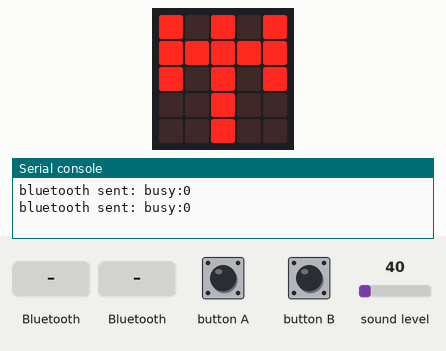
Recording of a program running on a simulated BBC micro:bit (MakeCode). Parts: the board's 5×5 LED display, the last lines printed to the serial console. Inputs (shaded band) come from the test bench; at power-on: sound level 40.

Above: at 1.6 s.
1.7 s: a phone connects over Bluetooth
At 2.9 s:
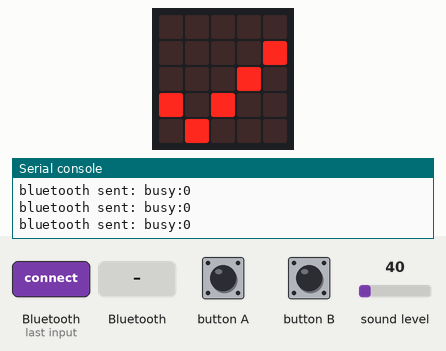
3.2 s: "1" arrives over Bluetooth UART
At 4.1 s:
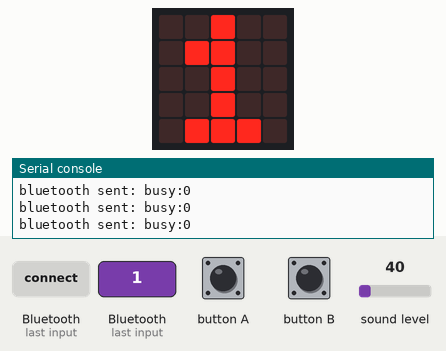
Timing chart, 0 to 6.2 s (numbered marks = the images above; inputs shaded):
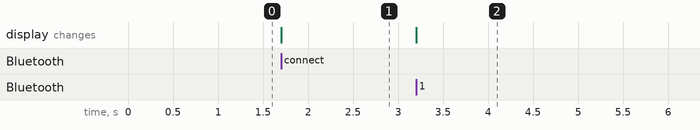

The program:

microbit-bluetooth-uart.py
```python
# microbit-bluetooth-uart.py
# Ian Blake
#
# commented Python version of microbit-bluetooth-uart.hex
# file for micro:bit devices for Are You Free?

# start up
busy = 0
call = 0
caller = ""
timer = 0
volume = 0
bluetooth.start_button_service()
bluetooth.start_led_service()
bluetooth.start_uart_service()
basic.show_leds("""
    # . # . #
    # # # # #
    # . # . #
    . . # . .
    . . # . .
""")

# Bluetooth connections
def on_bluetooth_connected():
    basic.show_icon(IconNames.YES)
bluetooth.on_bluetooth_connected(on_bluetooth_connected)

def on_bluetooth_disconnected():
    basic.show_icon(IconNames.NO)
bluetooth.on_bluetooth_disconnected(on_bluetooth_disconnected)

# Check volume and report if free/busy
def on_every_interval():
    global volume, timer, busy
    if call == 0:
        volume = input.sound_level()
        if volume >= 32:
            timer += 12
        else:
            timer += -1
        if timer >= 60:
            timer = 60
            busy = 1
        if timer <= 0:
            timer = 0
            busy = 0
        bluetooth.uart_write_value("busy", busy)
loops.every_interval(1000, on_every_interval)

# Check key presses and report if free/busy
def on_button_pressed_a():
    global timer, busy, call
    timer = 0
    busy = 0
    call = 0
    bluetooth.uart_write_value("busy", busy)
input.on_button_pressed(Button.A, on_button_pressed_a)

def on_button_pressed_b():
    global timer, busy, call
    timer = 60
    busy = 1
    call = 0
    bluetooth.uart_write_value("busy", busy)
input.on_button_pressed(Button.B, on_button_pressed_b)

# Check for data received and announce calls
def on_uart_data_received():
    global call, caller
    call = 1
    caller = bluetooth.uart_read_until(serial.delimiters(Delimiters.NEW_LINE))
    while call == 1:
        basic.show_string(caller)
bluetooth.on_uart_data_received(serial.delimiters(Delimiters.NEW_LINE),
    on_uart_data_received)
```

Measured:
- after the input at 1.7 s, the display: changes at once (image 1)
- after the input at 3.2 s, the display: changes at once (image 2)
